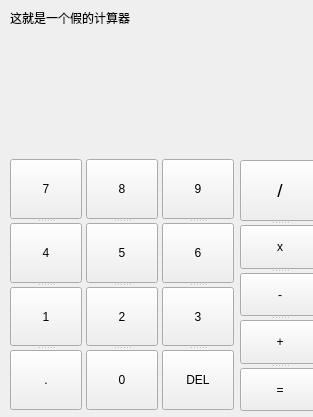
<?xml version="1.0" encoding="UTF-8"?>
<ui version="4.0">
 <class>counter</class>
 <widget class="QDialog" name="counter">
  <property name="geometry">
   <rect>
    <x>0</x>
    <y>0</y>
    <width>313</width>
    <height>417</height>
   </rect>
  </property>
  <property name="font">
   <font>
    <pointsize>9</pointsize>
   </font>
  </property>
  <property name="windowTitle">
   <string>Dialog</string>
  </property>
  <widget class="QLabel" name="label_2">
   <property name="geometry">
    <rect>
     <x>10</x>
     <y>10</y>
     <width>171</width>
     <height>16</height>
    </rect>
   </property>
   <property name="text">
    <string>这就是一个假的计算器</string>
   </property>
  </widget>
  <widget class="QSplitter" name="splitter_2">
   <property name="geometry">
    <rect>
     <x>86</x>
     <y>159</y>
     <width>72</width>
     <height>251</height>
    </rect>
   </property>
   <property name="orientation">
    <enum>Qt::Vertical</enum>
   </property>
   <widget class="QPushButton" name="pushButton_8">
    <property name="focusPolicy">
     <enum>Qt::NoFocus</enum>
    </property>
    <property name="text">
     <string>8</string>
    </property>
   </widget>
   <widget class="QPushButton" name="pushButton_5">
    <property name="focusPolicy">
     <enum>Qt::NoFocus</enum>
    </property>
    <property name="text">
     <string>5</string>
    </property>
   </widget>
   <widget class="QPushButton" name="pushButton_2">
    <property name="focusPolicy">
     <enum>Qt::NoFocus</enum>
    </property>
    <property name="text">
     <string>2</string>
    </property>
   </widget>
   <widget class="QPushButton" name="pushButton_0">
    <property name="focusPolicy">
     <enum>Qt::NoFocus</enum>
    </property>
    <property name="text">
     <string>0</string>
    </property>
   </widget>
  </widget>
  <widget class="QSplitter" name="splitter_4">
   <property name="geometry">
    <rect>
     <x>162</x>
     <y>159</y>
     <width>72</width>
     <height>251</height>
    </rect>
   </property>
   <property name="orientation">
    <enum>Qt::Vertical</enum>
   </property>
   <widget class="QPushButton" name="pushButton_9">
    <property name="focusPolicy">
     <enum>Qt::NoFocus</enum>
    </property>
    <property name="text">
     <string>9</string>
    </property>
   </widget>
   <widget class="QPushButton" name="pushButton_6">
    <property name="focusPolicy">
     <enum>Qt::NoFocus</enum>
    </property>
    <property name="text">
     <string>6</string>
    </property>
   </widget>
   <widget class="QPushButton" name="pushButton_3">
    <property name="focusPolicy">
     <enum>Qt::NoFocus</enum>
    </property>
    <property name="text">
     <string>3</string>
    </property>
   </widget>
   <widget class="QPushButton" name="pushButton_del">
    <property name="focusPolicy">
     <enum>Qt::NoFocus</enum>
    </property>
    <property name="text">
     <string>DEL</string>
    </property>
   </widget>
  </widget>
  <widget class="QSplitter" name="splitter">
   <property name="geometry">
    <rect>
     <x>10</x>
     <y>159</y>
     <width>72</width>
     <height>251</height>
    </rect>
   </property>
   <property name="orientation">
    <enum>Qt::Vertical</enum>
   </property>
   <widget class="QPushButton" name="pushButton_7">
    <property name="focusPolicy">
     <enum>Qt::NoFocus</enum>
    </property>
    <property name="text">
     <string>7</string>
    </property>
   </widget>
   <widget class="QPushButton" name="pushButton_4">
    <property name="focusPolicy">
     <enum>Qt::NoFocus</enum>
    </property>
    <property name="text">
     <string>4</string>
    </property>
   </widget>
   <widget class="QPushButton" name="pushButton_1">
    <property name="focusPolicy">
     <enum>Qt::NoFocus</enum>
    </property>
    <property name="text">
     <string>1</string>
    </property>
   </widget>
   <widget class="QPushButton" name="pushButton_dot">
    <property name="focusPolicy">
     <enum>Qt::NoFocus</enum>
    </property>
    <property name="text">
     <string>.</string>
    </property>
   </widget>
  </widget>
  <widget class="QSplitter" name="splitter_3">
   <property name="geometry">
    <rect>
     <x>240</x>
     <y>160</y>
     <width>80</width>
     <height>251</height>
    </rect>
   </property>
   <property name="orientation">
    <enum>Qt::Vertical</enum>
   </property>
   <widget class="QPushButton" name="pushButton_div">
    <property name="font">
     <font>
      <pointsize>14</pointsize>
     </font>
    </property>
    <property name="focusPolicy">
     <enum>Qt::NoFocus</enum>
    </property>
    <property name="text">
     <string>/</string>
    </property>
   </widget>
   <widget class="QPushButton" name="pushButton_mul">
    <property name="focusPolicy">
     <enum>Qt::NoFocus</enum>
    </property>
    <property name="text">
     <string>x</string>
    </property>
   </widget>
   <widget class="QPushButton" name="pushButton_sub">
    <property name="focusPolicy">
     <enum>Qt::NoFocus</enum>
    </property>
    <property name="text">
     <string>-</string>
    </property>
   </widget>
   <widget class="QPushButton" name="pushButton_plus">
    <property name="focusPolicy">
     <enum>Qt::NoFocus</enum>
    </property>
    <property name="text">
     <string>+</string>
    </property>
   </widget>
   <widget class="QPushButton" name="pushButton_equal">
    <property name="focusPolicy">
     <enum>Qt::NoFocus</enum>
    </property>
    <property name="text">
     <string>=</string>
    </property>
   </widget>
  </widget>
  <widget class="QWidget" name="layoutWidget">
   <property name="geometry">
    <rect>
     <x>20</x>
     <y>40</y>
     <width>281</width>
     <height>111</height>
    </rect>
   </property>
   <layout class="QVBoxLayout" name="verticalLayout">
    <item>
     <widget class="QLabel" name="label_dispaly">
      <property name="font">
       <font>
        <pointsize>18</pointsize>
        <weight>50</weight>
        <bold>false</bold>
       </font>
      </property>
      <property name="layoutDirection">
       <enum>Qt::RightToLeft</enum>
      </property>
      <property name="text">
       <string/>
      </property>
      <property name="alignment">
       <set>Qt::AlignBottom|Qt::AlignRight|Qt::AlignTrailing</set>
      </property>
     </widget>
    </item>
    <item>
     <widget class="QLabel" name="label_result">
      <property name="font">
       <font>
        <pointsize>18</pointsize>
        <weight>50</weight>
        <bold>false</bold>
       </font>
      </property>
      <property name="layoutDirection">
       <enum>Qt::RightToLeft</enum>
      </property>
      <property name="text">
       <string/>
      </property>
      <property name="alignment">
       <set>Qt::AlignBottom|Qt::AlignRight|Qt::AlignTrailing</set>
      </property>
     </widget>
    </item>
   </layout>
  </widget>
  <zorder>splitter_2</zorder>
  <zorder>splitter_4</zorder>
  <zorder>splitter</zorder>
  <zorder>splitter_3</zorder>
  <zorder>layoutWidget</zorder>
  <zorder>label_2</zorder>
 </widget>
 <tabstops>
  <tabstop>pushButton_8</tabstop>
  <tabstop>pushButton_5</tabstop>
  <tabstop>pushButton_0</tabstop>
  <tabstop>pushButton_equal</tabstop>
  <tabstop>pushButton_9</tabstop>
  <tabstop>pushButton_6</tabstop>
  <tabstop>pushButton_3</tabstop>
  <tabstop>pushButton_del</tabstop>
  <tabstop>pushButton_7</tabstop>
  <tabstop>pushButton_4</tabstop>
  <tabstop>pushButton_1</tabstop>
  <tabstop>pushButton_dot</tabstop>
  <tabstop>pushButton_div</tabstop>
  <tabstop>pushButton_mul</tabstop>
  <tabstop>pushButton_sub</tabstop>
  <tabstop>pushButton_plus</tabstop>
  <tabstop>pushButton_2</tabstop>
 </tabstops>
 <resources/>
 <connections/>
</ui>
